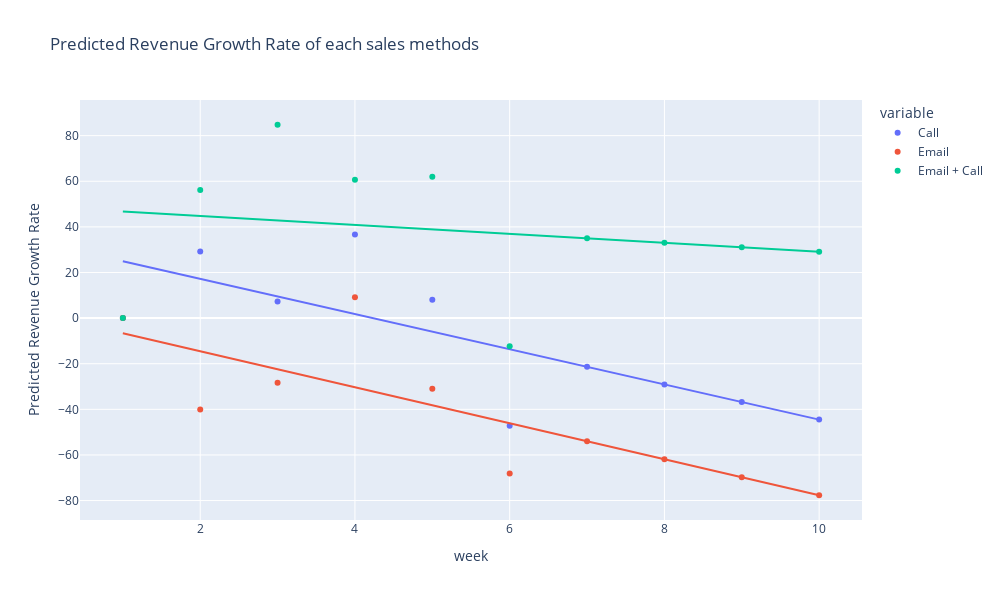

Source (notebook cell):
### Code cell
# plot the predicted values    
px.scatter(pred_growth_rate
                      , x = 'week'
                      , y = ['Call', 'Email', 'Email + Call']
                      , trendline = 'ols'
                      , width = 1000
                      , height = 600
                      , title = 'Predicted Revenue Growth Rate of each sales methods'
).update_layout(
    yaxis_title="Predicted Revenue Growth Rate"
)
plt.show()

### Figure 1 — Plotly figure (JSON) as saved in the notebook; plotly's stock layout.template omitted (floating-point values rounded to 4 significant figures)
{"data": [{"hovertemplate": "variable=Call<br>week=%{x}<br>value=%{y}<extra></extra>", "legendgroup": "Call", "marker": {"color": "#636efa", "symbol": "circle"}, "mode": "markers", "name": "Call", "orientation": "v", "showlegend": true, "type": "scatter", "x": [1, 2, 3, 4, 5, 6, 7, 8, 9, 10], "xaxis": "x", "y": [0, 29.18, 7.27, 36.68, 8.02, -47.21, -21.35, -29.07, -36.79, -44.5], "yaxis": "y"}, {"hovertemplate": "<b>OLS trendline</b><br>value = -7.71703 * week + 32.6667<br>R<sup>2</sup>=0.597583<br><br>variable=Call<br>week=%{x}<br>value=%{y} <b>(trend)</b><extra></extra>", "legendgroup": "Call", "marker": {"color": "#636efa", "symbol": "circle"}, "mode": "lines", "name": "Call", "showlegend": false, "type": "scatter", "x": [1, 2, 3, 4, 5, 6, 7, 8, 9, 10], "xaxis": "x", "y": [24.95, 17.23, 9.516, 1.799, -5.918, -13.64, -21.35, -29.07, -36.79, -44.5], "yaxis": "y"}, {"hovertemplate": "variable=Email<br>week=%{x}<br>value=%{y}<extra></extra>", "legendgroup": "Email", "marker": {"color": "#EF553B", "symbol": "circle"}, "mode": "markers", "name": "Email", "orientation": "v", "showlegend": true, "type": "scatter", "x": [1, 2, 3, 4, 5, 6, 7, 8, 9, 10], "xaxis": "x", "y": [0, -40.03, -28.3, 9.11, -31, -68.12, -54, -61.89, -69.78, -77.67], "yaxis": "y"}, {"hovertemplate": "<b>OLS trendline</b><br>value = -7.88897 * week + 1.22133<br>R<sup>2</sup>=0.645481<br><br>variable=Email<br>week=%{x}<br>value=%{y} <b>(trend)</b><extra></extra>", "legendgroup": "Email", "marker": {"color": "#EF553B", "symbol": "circle"}, "mode": "lines", "name": "Email", "showlegend": false, "type": "scatter", "x": [1, 2, 3, 4, 5, 6, 7, 8, 9, 10], "xaxis": "x", "y": [-6.668, -14.56, -22.45, -30.33, -38.22, -46.11, -54.0, -61.89, -69.78, -77.67], "yaxis": "y"}, {"hovertemplate": "variable=Email + Call<br>week=%{x}<br>value=%{y}<extra></extra>", "legendgroup": "Email + Call", "marker": {"color": "#00cc96", "symbol": "circle"}, "mode": "markers", "name": "Email + Call", "orientation": "v", "showlegend": true, "type": "scatter", "x": [1, 2, 3, 4, 5, 6, 7, 8, 9, 10], "xaxis": "x", "y": [0, 56.21, 84.78, 60.65, 61.96, -12.35, 35.01, 33.05, 31.09, 29.13], "yaxis": "y"}, {"hovertemplate": "<b>OLS trendline</b><br>value = -1.96091 * week + 48.738<br>R<sup>2</sup>=0.040953<br><br>variable=Email + Call<br>week=%{x}<br>value=%{y} <b>(trend)</b><extra></extra>", "legendgroup": "Email + Call", "marker": {"color": "#00cc96", "symbol": "circle"}, "mode": "lines", "name": "Email + Call", "showlegend": false, "type": "scatter", "x": [1, 2, 3, 4, 5, 6, 7, 8, 9, 10], "xaxis": "x", "y": [46.78, 44.82, 42.86, 40.89, 38.93, 36.97, 35.01, 33.05, 31.09, 29.13], "yaxis": "y"}], "layout": {"height": 600, "legend": {"title": {"text": "variable"}, "tracegroupgap": 0}, "title": {"text": "Predicted Revenue Growth Rate of each sales methods"}, "width": 1000, "xaxis": {"anchor": "y", "domain": [0, 1], "title": {"text": "week"}}, "yaxis": {"anchor": "x", "domain": [0, 1], "title": {"text": "Predicted Revenue Growth Rate"}}}}
